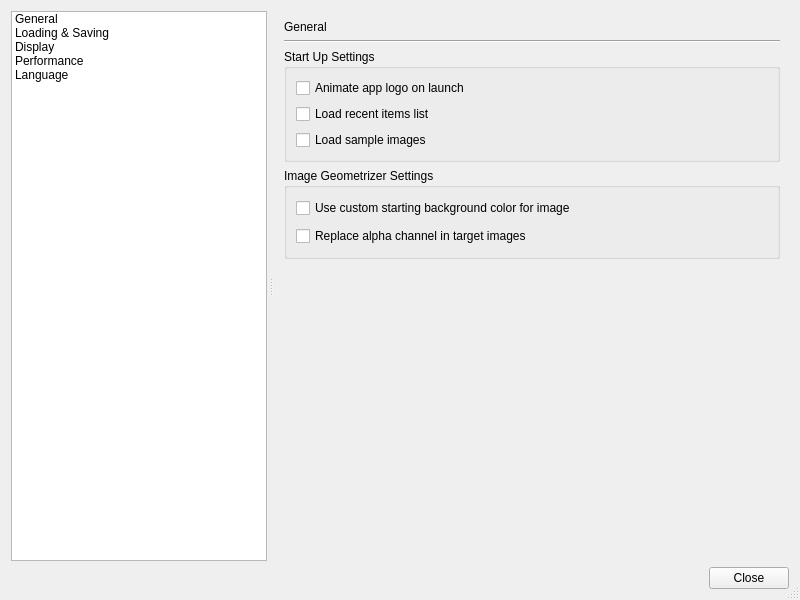
<?xml version="1.0" encoding="UTF-8"?>
<ui version="4.0">
 <class>GlobalPreferencesDialog</class>
 <widget class="QDialog" name="GlobalPreferencesDialog">
  <property name="windowModality">
   <enum>Qt::ApplicationModal</enum>
  </property>
  <property name="geometry">
   <rect>
    <x>0</x>
    <y>0</y>
    <width>800</width>
    <height>600</height>
   </rect>
  </property>
  <property name="minimumSize">
   <size>
    <width>600</width>
    <height>400</height>
   </size>
  </property>
  <property name="maximumSize">
   <size>
    <width>1280</width>
    <height>800</height>
   </size>
  </property>
  <property name="windowTitle">
   <string extracomment="Title of the window that contains the preferences and settings that affect the entire app (global settings)">Global Preferences</string>
  </property>
  <property name="sizeGripEnabled">
   <bool>true</bool>
  </property>
  <property name="modal">
   <bool>true</bool>
  </property>
  <layout class="QVBoxLayout" name="verticalLayout">
   <item>
    <widget class="QSplitter" name="preferencesSplitter">
     <property name="orientation">
      <enum>Qt::Horizontal</enum>
     </property>
     <property name="handleWidth">
      <number>8</number>
     </property>
     <property name="childrenCollapsible">
      <bool>false</bool>
     </property>
     <widget class="QListWidget" name="preferenceCategoryList">
      <property name="sizePolicy">
       <sizepolicy hsizetype="Fixed" vsizetype="Expanding">
        <horstretch>0</horstretch>
        <verstretch>0</verstretch>
       </sizepolicy>
      </property>
      <property name="minimumSize">
       <size>
        <width>0</width>
        <height>0</height>
       </size>
      </property>
      <property name="editTriggers">
       <set>QAbstractItemView::NoEditTriggers</set>
      </property>
      <property name="showDropIndicator" stdset="0">
       <bool>false</bool>
      </property>
      <property name="iconSize">
       <size>
        <width>32</width>
        <height>32</height>
       </size>
      </property>
      <property name="movement">
       <enum>QListView::Static</enum>
      </property>
      <property name="flow">
       <enum>QListView::TopToBottom</enum>
      </property>
      <property name="spacing">
       <number>4</number>
      </property>
      <property name="uniformItemSizes">
       <bool>false</bool>
      </property>
      <property name="currentRow">
       <number>-1</number>
      </property>
      <item>
       <property name="text">
        <string>General</string>
       </property>
       <property name="toolTip">
        <string extracomment="Title of the general or miscellaneous options in the app settings"/>
       </property>
       <property name="icon">
        <iconset resource="../../resources/icons.qrc">
         <normaloff>:/icons/wrench.png</normaloff>:/icons/wrench.png</iconset>
       </property>
      </item>
      <item>
       <property name="text">
        <string>Loading &amp; Saving</string>
       </property>
       <property name="toolTip">
        <string extracomment="Title of the loading/saving of savedata settings section - with options relating to whether to automatically save/restore the state of the program etc"/>
       </property>
       <property name="icon">
        <iconset resource="../../resources/icons.qrc">
         <normaloff>:/icons/save_as.png</normaloff>:/icons/save_as.png</iconset>
       </property>
      </item>
      <item>
       <property name="text">
        <string>Display</string>
       </property>
       <property name="toolTip">
        <string extracomment="Title of the display-related settings section - the window size, text size, screen size options in the app settings"/>
       </property>
       <property name="icon">
        <iconset resource="../../resources/icons.qrc">
         <normaloff>:/icons/monitor_edit.png</normaloff>:/icons/monitor_edit.png</iconset>
       </property>
      </item>
      <item>
       <property name="text">
        <string>Performance</string>
       </property>
       <property name="toolTip">
        <string extracomment="Title of the performance related options in the app settings"/>
       </property>
       <property name="icon">
        <iconset resource="../../resources/icons.qrc">
         <normaloff>:/icons/processor.png</normaloff>:/icons/processor.png</iconset>
       </property>
      </item>
      <item>
       <property name="text">
        <string>Language</string>
       </property>
       <property name="toolTip">
        <string extracomment="Title of the language and locale related options in the app settings"/>
       </property>
       <property name="icon">
        <iconset resource="../../resources/icons.qrc">
         <normaloff>:/icons/locate.png</normaloff>:/icons/locate.png</iconset>
       </property>
      </item>
     </widget>
     <widget class="QStackedWidget" name="preferencePageStack">
      <property name="sizePolicy">
       <sizepolicy hsizetype="Preferred" vsizetype="Preferred">
        <horstretch>2</horstretch>
        <verstretch>0</verstretch>
       </sizepolicy>
      </property>
      <property name="currentIndex">
       <number>0</number>
      </property>
      <widget class="QWidget" name="generalPreferencesPage">
       <layout class="QVBoxLayout" name="verticalLayout_5">
        <item>
         <layout class="QVBoxLayout" name="verticalLayout_4">
          <item>
           <widget class="QLabel" name="generalTitle">
            <property name="sizePolicy">
             <sizepolicy hsizetype="Preferred" vsizetype="Fixed">
              <horstretch>0</horstretch>
              <verstretch>0</verstretch>
             </sizepolicy>
            </property>
            <property name="text">
             <string extracomment="Title text for a general app preferences or settings section">General</string>
            </property>
           </widget>
          </item>
          <item>
           <widget class="Line" name="generalTitleSpacer">
            <property name="orientation">
             <enum>Qt::Horizontal</enum>
            </property>
           </widget>
          </item>
          <item>
           <layout class="QVBoxLayout" name="verticalLayout_18">
            <item>
             <widget class="QGroupBox" name="startupOptionsGroup">
              <property name="title">
               <string extracomment="Title for the on startup section of app settings. Settings in this section are applied when the app launches or first starts up">Start Up Settings</string>
              </property>
              <layout class="QVBoxLayout" name="verticalLayout_27">
               <item>
                <widget class="QCheckBox" name="geometrizeLogo">
                 <property name="text">
                  <string extracomment="Label text for a checkbox option that controls whether the app icon is animated (geometrized) when the app is launched">Animate app logo on launch</string>
                 </property>
                </widget>
               </item>
               <item>
                <widget class="QCheckBox" name="populateRecents">
                 <property name="text">
                  <string extracomment="Label text for a checkbox option that controls whether the list of recent files or items is filled up when the app is launched">Load recent items list</string>
                 </property>
                </widget>
               </item>
               <item>
                <widget class="QCheckBox" name="populateTemplates">
                 <property name="text">
                  <string extracomment="Label text for a checkbox option that controls whether a list of sample images is loaded up when the app is launched">Load sample images</string>
                 </property>
                </widget>
               </item>
              </layout>
             </widget>
            </item>
            <item>
             <widget class="QGroupBox" name="imageTaskGeneralOptionsGroup">
              <property name="title">
               <string extracomment="Title for the image geometrize settings section. Settings in this section are used when a task for transforming an image into shapes is created">Image Geometrizer Settings</string>
              </property>
              <layout class="QVBoxLayout" name="verticalLayout_12">
               <item>
                <layout class="QHBoxLayout" name="horizontalLayout_5">
                 <item>
                  <widget class="QCheckBox" name="useCustomImageTaskBackgroundColor">
                   <property name="text">
                    <string extracomment="Label text for a checkbox option that controls whether a custom background color (e.g. red, yellow, blue) is set when initially opening an image task">Use custom starting background color for image</string>
                   </property>
                  </widget>
                 </item>
                 <item>
                  <widget class="QPushButton" name="selectCustomImageBackgroundColorButton">
                   <property name="enabled">
                    <bool>true</bool>
                   </property>
                   <property name="sizePolicy">
                    <sizepolicy hsizetype="Fixed" vsizetype="Fixed">
                     <horstretch>0</horstretch>
                     <verstretch>0</verstretch>
                    </sizepolicy>
                   </property>
                   <property name="minimumSize">
                    <size>
                     <width>32</width>
                     <height>16</height>
                    </size>
                   </property>
                   <property name="styleSheet">
                    <string notr="true"/>
                   </property>
                   <property name="text">
                    <string notr="true"/>
                   </property>
                   <property name="autoDefault">
                    <bool>true</bool>
                   </property>
                   <property name="default">
                    <bool>false</bool>
                   </property>
                   <property name="flat">
                    <bool>true</bool>
                   </property>
                  </widget>
                 </item>
                 <item>
                  <spacer name="horizontalSpacer">
                   <property name="orientation">
                    <enum>Qt::Horizontal</enum>
                   </property>
                   <property name="sizeHint" stdset="0">
                    <size>
                     <width>40</width>
                     <height>20</height>
                    </size>
                   </property>
                  </spacer>
                 </item>
                </layout>
               </item>
               <item>
                <layout class="QHBoxLayout" name="horizontalLayout_6">
                 <item>
                  <widget class="QCheckBox" name="replaceTargetImageAlphaWithCustomColor">
                   <property name="text">
                    <string extracomment="Label text for a checkbox option that controls whether a custom color (e.g. red, yellow, blue) is used to replace the alpha channel of the target image when opening an image task">Replace alpha channel in target images</string>
                   </property>
                  </widget>
                 </item>
                 <item>
                  <widget class="QPushButton" name="selectTargetImageAlphaReplacementColorButton">
                   <property name="sizePolicy">
                    <sizepolicy hsizetype="Fixed" vsizetype="Fixed">
                     <horstretch>0</horstretch>
                     <verstretch>0</verstretch>
                    </sizepolicy>
                   </property>
                   <property name="minimumSize">
                    <size>
                     <width>32</width>
                     <height>16</height>
                    </size>
                   </property>
                   <property name="text">
                    <string notr="true"/>
                   </property>
                   <property name="flat">
                    <bool>true</bool>
                   </property>
                  </widget>
                 </item>
                 <item>
                  <spacer name="horizontalSpacer_2">
                   <property name="orientation">
                    <enum>Qt::Horizontal</enum>
                   </property>
                   <property name="sizeHint" stdset="0">
                    <size>
                     <width>40</width>
                     <height>20</height>
                    </size>
                   </property>
                  </spacer>
                 </item>
                </layout>
               </item>
              </layout>
             </widget>
            </item>
           </layout>
          </item>
         </layout>
        </item>
        <item>
         <spacer name="verticalSpacer_2">
          <property name="orientation">
           <enum>Qt::Vertical</enum>
          </property>
          <property name="sizeHint" stdset="0">
           <size>
            <width>20</width>
            <height>40</height>
           </size>
          </property>
         </spacer>
        </item>
       </layout>
      </widget>
      <widget class="QWidget" name="autoloadingAndAutosavingPage">
       <layout class="QVBoxLayout" name="verticalLayout_2">
        <item>
         <layout class="QVBoxLayout" name="verticalLayout_9">
          <item>
           <widget class="QLabel" name="autoloadingAndAutosavingTitle">
            <property name="sizePolicy">
             <sizepolicy hsizetype="Preferred" vsizetype="Fixed">
              <horstretch>0</horstretch>
              <verstretch>0</verstretch>
             </sizepolicy>
            </property>
            <property name="text">
             <string extracomment="Title text for a section of app settings relating to automatic loading/saving of preferences">Autoloading &amp; Autosaving</string>
            </property>
           </widget>
          </item>
          <item>
           <widget class="Line" name="autoloadingAndAutosavingTitleSpacer">
            <property name="orientation">
             <enum>Qt::Horizontal</enum>
            </property>
           </widget>
          </item>
          <item>
           <layout class="QVBoxLayout" name="verticalLayout_23">
            <item>
             <widget class="QGroupBox" name="autoLoadingOptionsGroup">
              <property name="title">
               <string extracomment="Title for the on startup section of app settings. Settings in this section are applied when the app launches or first starts up">Autoloading</string>
              </property>
              <layout class="QVBoxLayout" name="verticalLayout_28">
               <item>
                <widget class="QCheckBox" name="autoLoadImageTaskSettings">
                 <property name="text">
                  <string extracomment="Label text for a checkbox option that controls whether the application automatically restores saved settings when opening a task for geometrizing an image">Automatically restore saved image task settings</string>
                 </property>
                </widget>
               </item>
              </layout>
             </widget>
            </item>
            <item>
             <widget class="QGroupBox" name="autoSavingOptionsGroup">
              <property name="title">
               <string>Autosaving</string>
              </property>
              <layout class="QVBoxLayout" name="verticalLayout_13">
               <item>
                <widget class="QCheckBox" name="autoSaveImageTaskSettings">
                 <property name="text">
                  <string extracomment="Label text for a checkbox option that controls whether the application automatically saves settings when closing a task for geometrizing an image (ready to restore the settings later)">Automatically save image task settings</string>
                 </property>
                </widget>
               </item>
              </layout>
             </widget>
            </item>
           </layout>
          </item>
         </layout>
        </item>
        <item>
         <spacer name="verticalSpacer_5">
          <property name="orientation">
           <enum>Qt::Vertical</enum>
          </property>
          <property name="sizeHint" stdset="0">
           <size>
            <width>20</width>
            <height>364</height>
           </size>
          </property>
         </spacer>
        </item>
       </layout>
      </widget>
      <widget class="QWidget" name="displayPreferencesPage">
       <layout class="QVBoxLayout" name="verticalLayout_11">
        <item>
         <layout class="QVBoxLayout" name="verticalLayout_7">
          <item>
           <widget class="QLabel" name="displayTitle">
            <property name="sizePolicy">
             <sizepolicy hsizetype="Preferred" vsizetype="Fixed">
              <horstretch>0</horstretch>
              <verstretch>0</verstretch>
             </sizepolicy>
            </property>
            <property name="text">
             <string extracomment="Title text for a display-related (screen-size, font size etc) app preferences or settings section">Display</string>
            </property>
           </widget>
          </item>
          <item>
           <widget class="Line" name="displayTitleSpacer">
            <property name="sizePolicy">
             <sizepolicy hsizetype="Expanding" vsizetype="Fixed">
              <horstretch>0</horstretch>
              <verstretch>0</verstretch>
             </sizepolicy>
            </property>
            <property name="orientation">
             <enum>Qt::Horizontal</enum>
            </property>
           </widget>
          </item>
          <item>
           <layout class="QVBoxLayout" name="verticalLayout_10">
            <item>
             <widget class="QGroupBox" name="launchPageDisplayOptionsGroup">
              <property name="title">
               <string extracomment="Title for the app settings section that contains options that affect the launch or launcher page of the app">Launch Page Settings</string>
              </property>
              <layout class="QVBoxLayout" name="verticalLayout_22">
               <item>
                <widget class="QCheckBox" name="showLaunchWindowConsoleByDefault">
                 <property name="text">
                  <string extracomment="Label text next to a checkbox that controls whether a script console window will be shown or hidden">Show script console</string>
                 </property>
                </widget>
               </item>
              </layout>
             </widget>
            </item>
            <item>
             <widget class="QGroupBox" name="imageTaskDisplayOptionsGroup">
              <property name="title">
               <string extracomment="Title for the app settings section that contains options that affect the area of the app that turns images into shapes (the image geometrizer)">Image Geometrizer Settings</string>
              </property>
              <layout class="QVBoxLayout" name="verticalLayout_3">
               <item>
                <widget class="QCheckBox" name="showVectorResultsByDefault">
                 <property name="text">
                  <string extracomment="Label text next to a checkbox that controls whether a vector-based (SVG-based) image is shown or hidden">Show vector image view</string>
                 </property>
                </widget>
               </item>
               <item>
                <widget class="QCheckBox" name="showPixmapResultsByDefault">
                 <property name="text">
                  <string extracomment="Label text next to a checkbox that controls whether a raster-based (pixmap-based) image is shown or hidden">Show raster image view</string>
                 </property>
                </widget>
               </item>
               <item>
                <widget class="QCheckBox" name="showImageTaskConsoleByDefault">
                 <property name="text">
                  <string extracomment="Label text next to a checkbox that controls whether a script console window will be shown or hidden">Show script console</string>
                 </property>
                </widget>
               </item>
               <item>
                <widget class="QCheckBox" name="showScriptEditorsByDefault">
                 <property name="text">
                  <string extracomment="Label text next to a checkbox that controls whether a window containing controls for editing and manipulating script files is shown or hidden">Show script editor window</string>
                 </property>
                </widget>
               </item>
              </layout>
             </widget>
            </item>
           </layout>
          </item>
         </layout>
        </item>
        <item>
         <spacer name="verticalSpacer_3">
          <property name="orientation">
           <enum>Qt::Vertical</enum>
          </property>
          <property name="sizeHint" stdset="0">
           <size>
            <width>20</width>
            <height>40</height>
           </size>
          </property>
         </spacer>
        </item>
       </layout>
      </widget>
      <widget class="QWidget" name="performancePreferencesPage">
       <layout class="QVBoxLayout" name="verticalLayout_15">
        <item>
         <layout class="QVBoxLayout" name="verticalLayout_6">
          <item>
           <widget class="QLabel" name="performanceTitle">
            <property name="sizePolicy">
             <sizepolicy hsizetype="Preferred" vsizetype="Fixed">
              <horstretch>0</horstretch>
              <verstretch>0</verstretch>
             </sizepolicy>
            </property>
            <property name="text">
             <string extracomment="Title text for performance-related (processing speed) app preferences or settings section">Performance</string>
            </property>
           </widget>
          </item>
          <item>
           <widget class="Line" name="performanceTitleSpacer">
            <property name="orientation">
             <enum>Qt::Horizontal</enum>
            </property>
           </widget>
          </item>
          <item>
           <layout class="QVBoxLayout" name="verticalLayout_14">
            <item>
             <widget class="QGroupBox" name="imageResizingGroup">
              <property name="title">
               <string extracomment="Title text for a group of settings that control how images are scaled down or made smaller (downscaled)">Image Downscaling</string>
              </property>
              <layout class="QVBoxLayout" name="verticalLayout_17">
               <item>
                <layout class="QHBoxLayout" name="horizontalLayout">
                 <item>
                  <widget class="QCheckBox" name="imageResize">
                   <property name="text">
                    <string extracomment="Label text next to a checkbox that controls whether an app feature is enabled or disabled">Enabled</string>
                   </property>
                  </widget>
                 </item>
                </layout>
               </item>
               <item>
                <layout class="QHBoxLayout" name="horizontalLayout_2">
                 <item>
                  <widget class="QLabel" name="resizeThresholdLabel">
                   <property name="toolTip">
                    <string/>
                   </property>
                   <property name="text">
                    <string extracomment="A text label next to a pair of values that describe the maximum size an image can be without the image having to be scaled down and made smaller">Resize Threshold</string>
                   </property>
                  </widget>
                 </item>
                 <item>
                  <layout class="QVBoxLayout" name="verticalLayout_19">
                   <item>
                    <layout class="QFormLayout" name="formLayout_2">
                     <property name="formAlignment">
                      <set>Qt::AlignLeading|Qt::AlignLeft|Qt::AlignVCenter</set>
                     </property>
                     <item row="0" column="0">
                      <widget class="QLabel" name="resizeWidthLabel">
                       <property name="text">
                        <string extracomment="Label text next to a value that indicates the maximum allowed width of an image in pixels">Max Width</string>
                       </property>
                      </widget>
                     </item>
                     <item row="0" column="1">
                      <widget class="QSpinBox" name="resizeWidth">
                       <property name="maximum">
                        <number>65536</number>
                       </property>
                      </widget>
                     </item>
                     <item row="1" column="0">
                      <widget class="QLabel" name="resizeHeightLabel">
                       <property name="text">
                        <string extracomment="Label text next to a value that indicates the maximum allowed height of an image in pixels">Max Height</string>
                       </property>
                      </widget>
                     </item>
                     <item row="1" column="1">
                      <widget class="QSpinBox" name="resizeHeight">
                       <property name="maximum">
                        <number>65536</number>
                       </property>
                      </widget>
                     </item>
                    </layout>
                   </item>
                  </layout>
                 </item>
                </layout>
               </item>
              </layout>
             </widget>
            </item>
            <item>
             <widget class="QGroupBox" name="threadingOptionsGroup">
              <property name="title">
               <string extracomment="Title text for a group of multithreading-related settings. This is threading in the sense of CPU threads (not clothes!)">Multithreading</string>
              </property>
              <layout class="QVBoxLayout" name="verticalLayout_21">
               <item>
                <layout class="QVBoxLayout" name="verticalLayout_20">
                 <item>
                  <layout class="QHBoxLayout" name="horizontalLayout_4">
                   <item>
                    <widget class="QLabel" name="threadsPerImageTaskLabel">
                     <property name="text">
                      <string extracomment="A text label next to a value that describes the maximum number of CPU threads the computer can use when recreating an image using shapes">Max Threads Per Image</string>
                     </property>
                    </widget>
                   </item>
                   <item>
                    <widget class="QSpinBox" name="maxThreadsPerImageTask">
                     <property name="toolTip">
                      <string extracomment="Hint explaining that 0 means auto-match CPU thread count, and a positive value caps threads per image task">0 = auto-match CPU threads. A positive value caps the max threads each image task can use</string>
                     </property>
                     <property name="maximum">
                      <number>128</number>
                     </property>
                    </widget>
                   </item>
                  </layout>
                 </item>
                </layout>
               </item>
              </layout>
             </widget>
            </item>
           </layout>
          </item>
         </layout>
        </item>
        <item>
         <spacer name="verticalSpacer_4">
          <property name="orientation">
           <enum>Qt::Vertical</enum>
          </property>
          <property name="sizeHint" stdset="0">
           <size>
            <width>20</width>
            <height>40</height>
           </size>
          </property>
         </spacer>
        </item>
       </layout>
      </widget>
      <widget class="QWidget" name="languagePreferencesPage">
       <layout class="QVBoxLayout" name="verticalLayout_16">
        <item>
         <layout class="QVBoxLayout" name="verticalLayout_8">
          <item>
           <widget class="QLabel" name="languageTitle">
            <property name="sizePolicy">
             <sizepolicy hsizetype="Preferred" vsizetype="Fixed">
              <horstretch>0</horstretch>
              <verstretch>0</verstretch>
             </sizepolicy>
            </property>
            <property name="text">
             <string extracomment="Title text for a language and locale app settings section">Language</string>
            </property>
           </widget>
          </item>
          <item>
           <widget class="Line" name="languageTitleSpacer">
            <property name="sizePolicy">
             <sizepolicy hsizetype="Expanding" vsizetype="Fixed">
              <horstretch>0</horstretch>
              <verstretch>0</verstretch>
             </sizepolicy>
            </property>
            <property name="orientation">
             <enum>Qt::Horizontal</enum>
            </property>
           </widget>
          </item>
          <item>
           <layout class="QHBoxLayout" name="horizontalLayout_3">
            <item>
             <widget class="geometrize::dialog::LanguageSelectWidget" name="widget" native="true"/>
            </item>
           </layout>
          </item>
         </layout>
        </item>
       </layout>
      </widget>
     </widget>
    </widget>
   </item>
   <item>
    <widget class="QDialogButtonBox" name="closeButtonBox">
     <property name="orientation">
      <enum>Qt::Horizontal</enum>
     </property>
     <property name="standardButtons">
      <set>QDialogButtonBox::Close</set>
     </property>
    </widget>
   </item>
  </layout>
 </widget>
 <customwidgets>
  <customwidget>
   <class>geometrize::dialog::LanguageSelectWidget</class>
   <extends>QWidget</extends>
   <header>dialog/languageselectwidget.h</header>
   <container>1</container>
  </customwidget>
 </customwidgets>
 <resources>
  <include location="../../resources/icons.qrc"/>
 </resources>
 <connections>
  <connection>
   <sender>closeButtonBox</sender>
   <signal>accepted()</signal>
   <receiver>GlobalPreferencesDialog</receiver>
   <slot>accept()</slot>
   <hints>
    <hint type="sourcelabel">
     <x>248</x>
     <y>254</y>
    </hint>
    <hint type="destinationlabel">
     <x>157</x>
     <y>274</y>
    </hint>
   </hints>
  </connection>
  <connection>
   <sender>closeButtonBox</sender>
   <signal>rejected()</signal>
   <receiver>GlobalPreferencesDialog</receiver>
   <slot>reject()</slot>
   <hints>
    <hint type="sourcelabel">
     <x>316</x>
     <y>260</y>
    </hint>
    <hint type="destinationlabel">
     <x>286</x>
     <y>274</y>
    </hint>
   </hints>
  </connection>
 </connections>
</ui>
